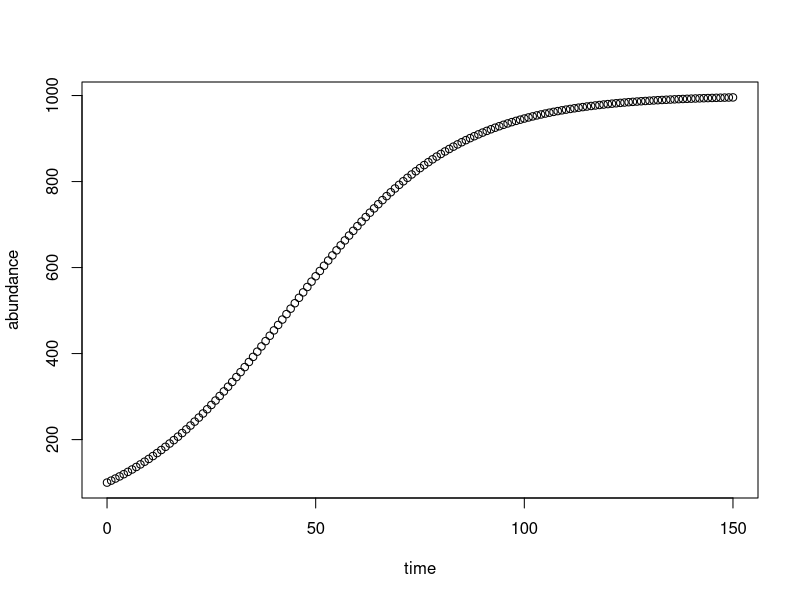
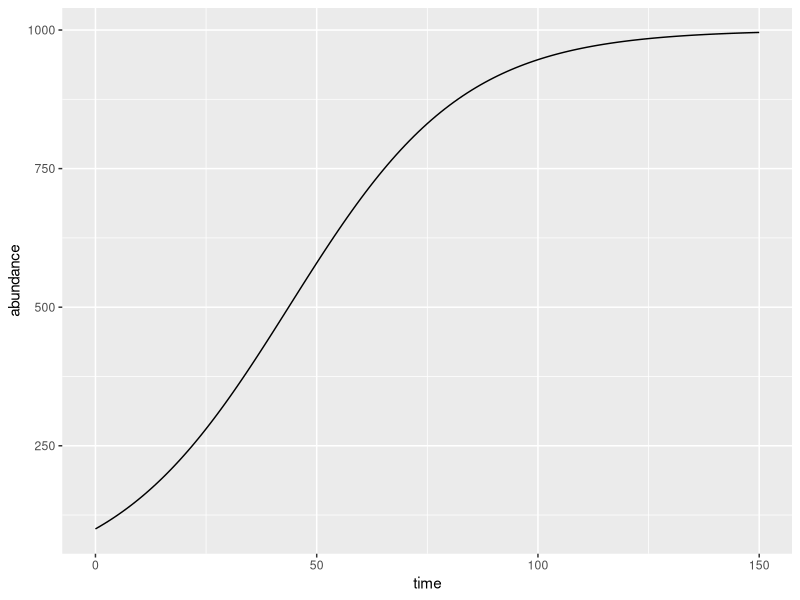

Source code (R) for these figures, in order:
# Ricker Model: A discrete-time density dependent model of population growth

# Ricker model equation as explained at:
# https://en.wikipedia.org/wiki/Ricker_model

# See also:
# Ricker, W. E. (1954) Stock and Recruitment Journal of the Fisheries Research Board of Canada, 11(5): 559-623. doi:10.1139/f54-039

# parameters:
startTime <- 0
endTime <- 150
initialAbundance <- 100
carryingCap <- 1000
growthRate <- 0.05

# make data objects:
time <- startTime:endTime
abundance <- rep(initialAbundance, times = length(time)) # pre-allocation

# loop to calculate:
for ( i in 2:length(time) ) {   
  # note that we start at index 2, because index 1 is the initial
  # abundance at time zero; put another way, note that 
  # length(time) is endTime + 1 because startTime is zero
  
  # this is the Ricker equation from the link above:
  abundance[i] <- abundance[i-1] * exp( growthRate * (1 - (abundance[i-1]/carryingCap)) )

}

# visualize results with base R:
plot( time, abundance, type = "b")

# visualize with ggplot:
library(ggplot2)
ggplot( data = data.frame(time,abundance) ) +
  geom_line( mapping = aes( x = time, y = abundance) )
